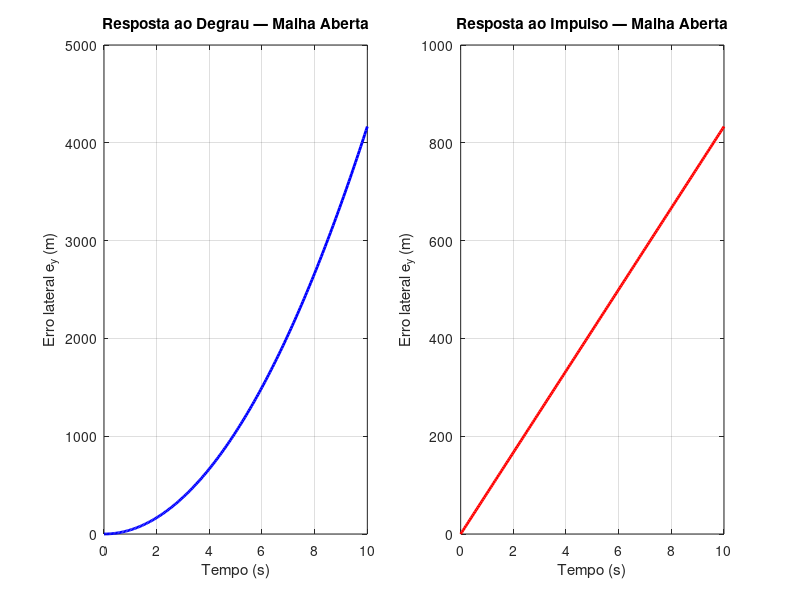

Reproduce this figure in MATLAB. (Note: this script raises an error after producing the figure.)
%% ================================================================
%  ESTUDO DE CASO - RASTREAMENTO DE TRAJETORIA DE VEICULO AUTONOMO
%  Script 01: Modelagem e Analise de Malha Aberta
%  Disciplina: Controle de Sistemas - UTFPR Apucarana
%  Gera as Figuras 1, 2 e 3 do artigo
%% ================================================================
clear; close all; clc;

% --- Parametros nominais ---
L  = 2.7;    % [m]   distancia entre eixos (wheelbase)
v  = 15;     % [m/s] velocidade longitudinal nominal
Ts = 0.05;   % [s]   periodo de amostragem

A = [0 v; 0 0];
B = [0; v/L];
C = [1 0];
D = 0;

sys = ss(A, B, C, D);
sys_tf = tf(sys);
fprintf('=== Funcao de Transferencia (Malha Aberta) ===\n');
sys_tf

%% --- Figura 3: resposta temporal de malha aberta (degrau + impulso) ---
t = 0:Ts:10;
figure('Position',[100 100 1000 450]);
subplot(1,2,1);
[ys,ts] = step(sys_tf,t);
plot(ts,ys,'b-','LineWidth',2); grid on;
xlabel('Tempo (s)'); ylabel('Erro lateral e_y (m)');
title('Resposta ao Degrau — Malha Aberta');
subplot(1,2,2);
[yi,ti] = impulse(sys_tf,t);
plot(ti,yi,'r-','LineWidth',2); grid on;
xlabel('Tempo (s)'); ylabel('Erro lateral e_y (m)');
title('Resposta ao Impulso — Malha Aberta');
sgtitle('Análise de Malha Aberta — Veículo Autônomo (v=15 m/s, L=2.7 m)');
saveas(gcf,'01_malha_aberta_temporal.png');

%% --- Figura 2: Bode + Nyquist ---
figure('Position',[100 100 1000 700]);
subplot(2,2,[1 2]);
bode(sys_tf); grid on;
title('');
subplot(2,2,3);
w = logspace(-1,1,500);
nyquist(sys_tf,w);
xlim([-3 1]); ylim([-3 3]); grid on;
title('Diagrama de Nyquist — Malha Aberta');
hold on; plot(-1,0,'r+','MarkerSize',12,'LineWidth',2);
subplot(2,2,4);
[mag,~,wout] = bode(sys_tf); mag = squeeze(mag);
semilogx(wout,20*log10(mag),'k-','LineWidth',2); grid on;
xlabel('\omega (rad/s)'); ylabel('|G(j\omega)| (dB)');
title('Magnitude — Malha Aberta');
sgtitle('Análise em Frequência — Malha Aberta');
saveas(gcf,'02_malha_aberta_frequencia.png');

%% --- Figura 1: Lugar das raizes + margem de estabilidade ---
figure('Position',[100 100 1100 500]);
subplot(1,2,1);
rlocus(sys_tf); grid on;
title('Lugar das Raízes — Malha Aberta');
subplot(1,2,2);
margin(sys_tf); grid on;
saveas(gcf,'03_lugar_raizes_margens.png');

[Gm,Pm,Wcg,Wcp] = margin(sys_tf);
fprintf('\n=== Margens de Estabilidade (Malha Aberta) ===\n');
fprintf('Margem de Ganho : %.4f dB (freq %.4f rad/s)\n', 20*log10(Gm), Wcg);
fprintf('Margem de Fase  : %.4f graus (freq %.4f rad/s)\n', Pm, Wcp);
fprintf('Polos: '); disp(pole(sys_tf));

fprintf('\nScript 01 concluido.\n');
